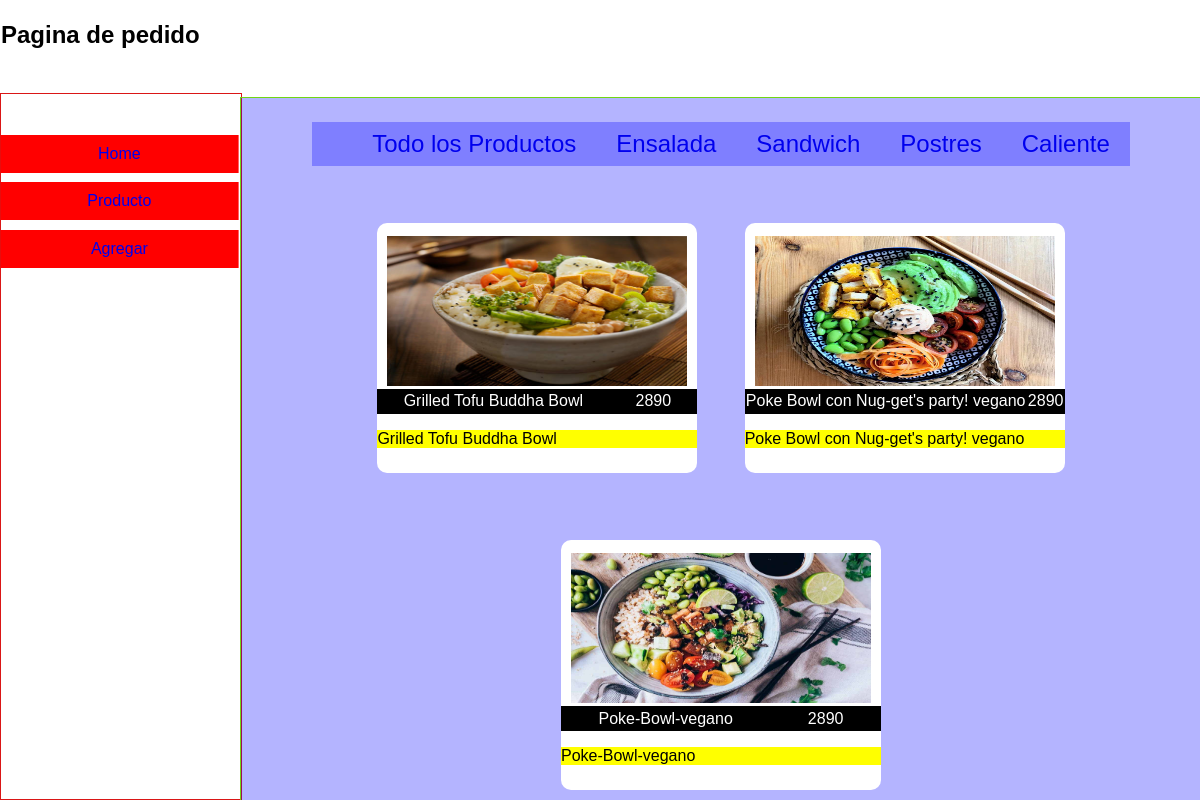
Page /coffe/pedido/5 on the committed database.
### coffe/models.py (models this page shows, shortened)
class Categoria(models.Model):
    id_categoria =models.AutoField(db_column='idCate',primary_key=True)
    nombre=models.CharField(max_length=35)

class Producto(models.Model):
    id_producto=models.AutoField(db_column='idProd',primary_key=True)
    nombre=models.CharField(max_length=350)
    imagen=models.ImageField(upload_to='upload')
    descripcion=models.CharField(max_length=400)
    precio=models.IntegerField()
    fk_categoria=models.ForeignKey('Categoria',on_delete=models.CASCADE,db_column='idCate')

### coffe/views.py (the view)
# urls.py: path('pedido/<str:id>',views.pedidosP,name='pedidos'),
def pedidosP(request,id):
     categorias=Categoria.objects.all()
     producto_categoria=Producto.objects.filter(fk_categoria=id)
     return render(request,'coffe/pedido.html',{'producto':producto_categoria,'categorias':categorias})

### coffe/templates/coffe/pedido.html (shortened to what this page needs)
{% load static %}
<!DOCTYPE html>
<html lang="en">
<head>
    <link rel="stylesheet" href="{% static '/css/pedido.css'  %}">
</head>
<body>
    <nav>
        {% if request.user.is_authenticated %}
        <h1>Bienvenido: {{request.user.username}}</h1>
        <a href="{% url 'salir' %}">Salir</a>
        {% else %}
        <h1>Pagina de pedido</h1>
        {% endif %}
    </nav>
    <aside>
        <ul>
            <a href="{% url 'index' %}">Home</a>
            <a href="{% url 'productos' %}">Producto</a>
            <a href="{% url 'BD' %}">Agregar</a>
        </ul>
    </aside>
    <section>
        <div id="categorias">
            <ul>
                <a href="{{0}}" id="btn-cate"> Todo los Productos</a>
            {% for i in categorias   %}
            {% if i.id_categoria == 2 %}
            <a href="{{i.id_categoria}}" id="btn-cate">  Ensalada </a>
            {% elif i.id_categoria == 3 %}
            <a href="{{i.id_categoria}}" id="btn-cate">  Sandwich</a>
            {% elif i.id_categoria == 4 %}
            <a href="{{i.id_categoria}}" id="btn-cate">  Postres</a>
            {% elif i.id_categoria == 5 %}
            <a href="{{i.id_categoria}}" id="btn-cate">  Caliente</a>
            {% endif %}
            {% endfor %}
            </ul>
        </div>
        <div id="list_produc">
            {% if true %}
                {% for p in productos  %}
            <article id="tarjeta-pedido" class="headline">
                <div id="contenido-pedido">
                    <img src="{{p.imagen.url}}" alt="">
                    <div id="detalle"> <p id="nombre">{{p.nombre}}</p> <p id="precio">{{p.precio}}</p></div>
                    <p id="descripcion">
                        {{p.descripcion}}
                    </p>
                </div>
            </article>
            {% endfor %}
            {% else %}
                {% for i in producto  %}
            <article id="tarjeta-pedido" class="headline">
                <div id="contenido-pedido">
                    <img src="{{i.imagen.url}}" alt="">
                    <div id="detalle"> <p id="nombre">{{i.nombre}}</p> <p id="precio">{{i.precio}}</p></div>
                    <p id="descripcion">
                        {{i.descripcion}}
                    </p>
                </div>
            </article>
            {% endfor %}
            {% endif %}
        </div>
    </section>
</body>
</html>

### coffe/static/css/pedido.css (style rules this page uses)
body { font-family: Arial, "Helvetica Neue", Helvetica, sans-serif; margin: 0; padding: 0; display: flex; flex-direction: column; width: 100%; height: 100vh; position: relative; box-sizing: border-box; overflow: hidden; }
nav { position: absolute ; top: 0px; border: 1px solid white; height: 35px; width: 100vw; }
aside { width: 240px; height: calc(100% - 95px); position: sticky ; top: 95px; left: 0px; bottom: 0px; border: 1px solid rgb(218, 22, 22); }
aside ul { top: 20px; position: absolute; width: 240px ; }
aside ul a { text-align: center; margin: 2% 0; display: inline-block; transform: translateX(-17%); background: red; padding: 10px 0; width: 99%; text-decoration: none; }
section { display: flex; flex-direction: column; position: absolute; top: 97px; left: 240px; bottom: 0; flex-direction: column; align-items: center; width: calc(100% - 240px); height: calc(100% - 97px); background: rgba(0, 0, 255, 0.295); border: 1px solid rgb(113, 214, 19); }
#categorias { display: flex; align-items: center; justify-content: center; width: calc(100% - 10%); height: 100px; flex-direction: row; text-decoration: none; }
#categorias ul { background: rgba(0, 0, 255, 0.295); width: 90%; display: flex; flex-direction: row; justify-content: space-around; font-size: 1.5rem; }
#categorias ul a { margin: 1%; text-decoration: none; list-style: none; }
#list_produc { margin: 0 10%; display: flex; flex-direction: row; flex-wrap: wrap; align-items: center; justify-content: center; height: 100%; flex-direction: row; width: calc(100% - 10%); overflow: scroll; scrollbar-width: none; }
#tarjeta-pedido { display: flex; flex-direction: column; flex-wrap: wrap; align-items: center; justify-content: center; margin: 1%; width: 350px; height: 300px; }
#contenido-pedido { border-radius: 10px; display: flex; flex-direction: column; align-items: center; justify-content: center; width: 320px; height: 250px; background: white; transition: all 0.5s ease; }
#contenido-pedido img { margin: 1% 0; width: 300px; height: 150px; background: red; }
#detalle { top: 160px; width: 100%; height: 25px; background: black; align-items: center; color: white; display: flex; flex-direction: row; justify-content: space-around; }
#descripcion { top: 195px; width: 100%; background: yellow; }

### rows in the picture
Producto: imagen (picture), nombre "Grilled Tofu Buddha Bowl", precio "2890", descripcion "Grilled Tofu Buddha Bowl"
Producto: imagen (picture), nombre "Poke Bowl con Nug-get's party! vegano", precio "2890", descripcion "Poke Bowl con Nug-get's party! vegano"
Producto: imagen (picture), nombre "Poke-Bowl-vegano", precio "2890", descripcion "Poke-Bowl-vegano"
